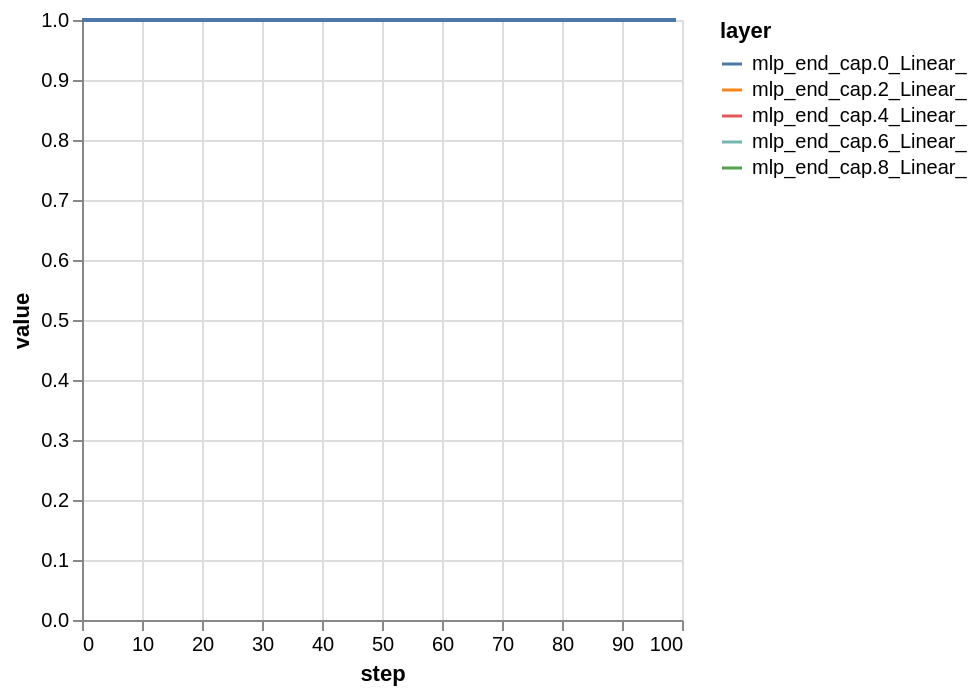

The notebook cell saved with this chart:
### Code cell
(
    alt.Chart(pl.DataFrame(dead).with_columns(step=pl.int_range(pl.len())).unpivot(index='step', variable_name='layer'))
    .mark_line()
    .encode(x='step', y='value', color='layer')
)

### Figure 1 — Vega specification as saved in the notebook (floating-point values rounded to 4 significant figures; data arrays with more than 128 entries replaced by an {"elided": "..."} marker saying what was removed)
{"$schema": "https://vega.github.io/schema/vega/v5.json", "data": [{"name": "source_0", "values": {"elided": "500 records"}}, {"name": "source_0_x_domain_step", "values": [{"min": 0, "max": 99}]}, {"name": "source_0_y_domain_value", "values": [{"min": 1.0, "max": 1.0}]}, {"name": "source_0_color_domain_layer", "values": [{"layer": "mlp_end_cap.8_Linear_"}, {"layer": "mlp_end_cap.6_Linear_"}, {"layer": "mlp_end_cap.4_Linear_"}, {"layer": "mlp_end_cap.2_Linear_"}, {"layer": "mlp_end_cap.0_Linear_"}]}], "marks": [{"type": "group", "name": "pathgroup", "from": {"facet": {"data": "source_0", "name": "faceted_path_main", "groupby": ["layer"]}}, "encode": {"update": {"width": {"field": {"signal": null, "datum": null, "group": "width", "parent": null}}, "height": {"field": {"signal": null, "datum": null, "group": "height", "parent": null}}}}, "marks": [{"type": "line", "name": "marks", "from": {"data": "faceted_path_main"}, "sort": {"field": "x"}, "encode": {"update": {"defined": {"signal": "isValid(datum[\"step\"]) && isFinite(+datum[\"step\"]) && isValid(datum[\"value\"]) && isFinite(+datum[\"value\"])"}, "stroke": {"field": "layer", "scale": "color"}, "y": {"field": "value", "scale": "y"}, "x": {"field": "step", "scale": "x"}}}, "style": ["line"]}]}], "scales": [{"name": "x", "type": "linear", "domain": [{"signal": "(data(\"source_0_x_domain_step\")[0] || {}).min"}, {"signal": "(data(\"source_0_x_domain_step\")[0] || {}).max"}], "range": [0, {"signal": "width"}], "zero": false, "nice": true}, {"name": "y", "type": "linear", "domain": [{"signal": "(data(\"source_0_y_domain_value\")[0] || {}).min"}, {"signal": "(data(\"source_0_y_domain_value\")[0] || {}).max"}], "range": [{"signal": "height"}, 0], "nice": true, "zero": true}, {"name": "color", "type": "ordinal", "domain": {"data": "source_0_color_domain_layer", "field": "layer", "sort": true}, "range": "category"}], "axes": [{"scale": "x", "maxExtent": 0, "zindex": 0, "domain": false, "ticks": false, "tickCount": {"signal": "ceil(width/40)"}, "minExtent": 0, "labels": false, "aria": false, "orient": "bottom", "gridScale": "y", "grid": true}, {"scale": "y", "grid": true, "labels": false, "domain": false, "orient": "left", "gridScale": "x", "maxExtent": 0, "minExtent": 0, "aria": false, "ticks": false, "zindex": 0, "tickCount": {"signal": "ceil(height/40)"}}, {"scale": "x", "labelOverlap": true, "zindex": 0, "tickCount": {"signal": "ceil(width/40)"}, "orient": "bottom", "grid": false, "labelFlush": true, "title": "step"}, {"scale": "y", "title": "value", "zindex": 0, "orient": "left", "labelOverlap": true, "tickCount": {"signal": "ceil(height/40)"}, "grid": false}], "width": 300, "legends": [{"stroke": "color", "symbolType": "stroke", "title": "layer"}], "background": "white", "padding": 5, "height": 300, "style": "cell"}
